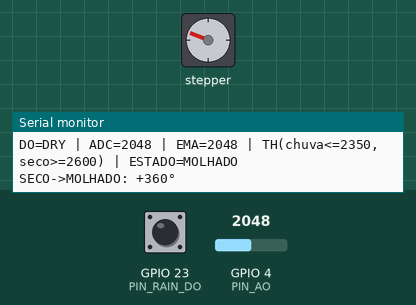
A sketch run on a simulated ESP32. Parts: stepper motor, the last lines printed to the serial monitor. Inputs (shaded band) come from the test bench; at power-on: GPIO 4 (PIN_AO) = 2048, GPIO 23 (PIN_RAIN_DO) HIGH (analog values on the 0–4095 scale). Stepper angles assume 2048 steps per turn.

Above: at 4.2 s.
4.3 s: GPIO 4 (PIN_AO) set to 2866
At 6.4 s:
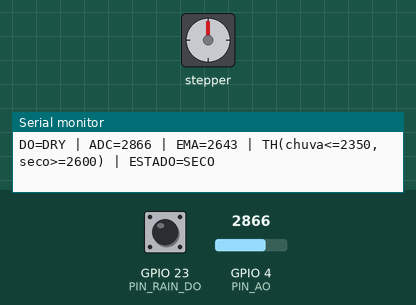
7.3 s: GPIO 23 (PIN_RAIN_DO) pulled LOW for 0.15 s
At 14.81 s:
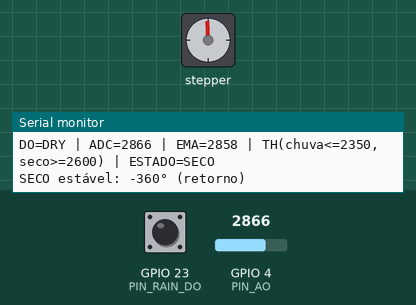
Timing chart, 0 to 16.4 s (numbered marks = the images above; inputs shaded):
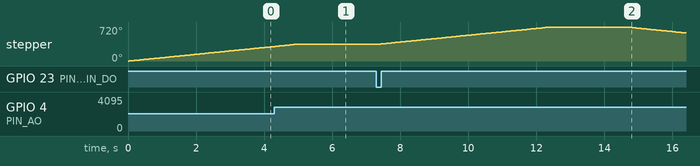

The sketch:

DetectorChuva.ino
```cpp
// ESP32 + Stepper (Arduino Stepper.h) + 28BYJ-48 (ULN2003) + Sensor de chuva (DO)
// Digo: DO->d23, IN1..IN4->d18,d19,d21,d22, (opcional) AO->d4 p/ debug analógico
// Comportamento: MOLHADO => +360° ; SECO estável => -360°

#include <Arduino.h>
#include <Stepper.h>

// ====== PINOS ======
#define PIN_RAIN_DO 23         // d23 - digital do sensor (LOW normalmente = molhado)
#define PIN_AO      4          // d4  - analógico (opcional, ADC2) — desative Wi-Fi

#define PIN_IN1 18             // d18
#define PIN_IN2 19             // d19
#define PIN_IN3 21             // d21
#define PIN_IN4 22             // d22

// ====== SENSOR ======
#define DO_INPUT_PULLUP 1      // 1=INPUT_PULLUP; 0=INPUT
#define DO_ACTIVE_LOW   1      // 1=molhado é LOW; 0=molhado é HIGH
const unsigned long DRY_STABLE_MS = 2000;

// ====== ANALÓGICO (opcional) ======
#define ENABLE_ANALOG_DEBUG 1  // 1=imprime ADC/EMA; 0=desliga
int LIMIAR_CHUVA = 2350;       // abaixo => molhado
int LIMIAR_SECO  = 2600;       // acima  => seco
const float ALFA_EMA = 0.15f;
float ema = 0.0f;

// ====== STEPPER ======
// 28BYJ-48: normalmente 2048 passos/volta em PASSO-CHEIO.
// Se o seu for 4096 (meia-etapa), troque para 4096.
const int STEPS_PER_REV = 2048;
Stepper myStepper(STEPS_PER_REV, PIN_IN1, PIN_IN3, PIN_IN2, PIN_IN4);
//                   ^^^^^^^^^^^  ordem recomendada p/ 28BYJ-48 (IN1,IN3,IN2,IN4)
int STEP_SPEED_RPM = 12;        // ajuste velocidade (8–15 é ok)

// ====== ESTADO ======
bool wetState = false;          // estado atual "oficial"
bool spunCW   = false;          // já girou +360° após molhar?
unsigned long drySince = 0;

int lerADCmedia(uint8_t n){
  uint32_t s=0; for(uint8_t i=0;i<n;i++){ s += analogRead(PIN_AO); delay(2); } return s/n;
}
bool DO_wet(){
  int v = digitalRead(PIN_RAIN_DO);
  return DO_ACTIVE_LOW ? (v==LOW) : (v==HIGH);
}
bool analogWet(bool last){
  if (!ENABLE_ANALOG_DEBUG) return last;
  if (ema <= LIMIAR_CHUVA) return true;
  if (ema >= LIMIAR_SECO)  return false;
  return last; // zona morta -> histerese
}

void setup(){
  Serial.begin(115200);

  if (DO_INPUT_PULLUP) pinMode(PIN_RAIN_DO, INPUT_PULLUP);
  else                 pinMode(PIN_RAIN_DO, INPUT);

  if (ENABLE_ANALOG_DEBUG) {
    analogReadResolution(12);
    analogSetPinAttenuation(PIN_AO, ADC_11db);
    ema = (float) lerADCmedia(8);
  }

  myStepper.setSpeed(STEP_SPEED_RPM);

  Serial.println("\n=== ESP32 + Stepper.h + Rain DO ===");
  Serial.printf("STEPS_PER_REV=%d, RPM=%d\n", STEPS_PER_REV, STEP_SPEED_RPM);
  Serial.printf("DO_ACTIVE_LOW=%d, PULLUP=%d\n", DO_ACTIVE_LOW, DO_INPUT_PULLUP);
  if (ENABLE_ANALOG_DEBUG)
    Serial.printf("ADC TH: chuva<=%d  seco>=%d\n", LIMIAR_CHUVA, LIMIAR_SECO);
}

void loop(){
  // ---- Leitura do sensor ----
  bool wetByDO = DO_wet();
  if (ENABLE_ANALOG_DEBUG) {
    int bruto = lerADCmedia(4);
    ema = ALFA_EMA * bruto + (1.0f - ALFA_EMA) * ema;

    Serial.print("DO="); Serial.print(wetByDO ? "WET" : "DRY");
    Serial.print(" | ADC="); Serial.print(bruto);
    Serial.print(" | EMA="); Serial.print((int)ema);
    Serial.print(" | TH(chuva<="); Serial.print(LIMIAR_CHUVA);
    Serial.print(", seco>="); Serial.print(LIMIAR_SECO);
    Serial.print(") | ");

    // decisão combinada: DO tem prioridade; se não molhado pelo DO, usa analógico
    bool wetByAnalog = analogWet(wetState);
    wetState = wetByDO ? true : wetByAnalog;

    Serial.print("ESTADO="); Serial.println(wetState ? "MOLHADO" : "SECO");
  } else {
    wetState = wetByDO;
  }

  // ---- Ações no motor ----
  // Transição SECO->MOLHADO: +360°
  static bool lastWet = false;
  if (!lastWet && wetState) {
    Serial.println("SECO->MOLHADO: +360°");
    myStepper.step(STEPS_PER_REV);   // sentido + (ajuste se girar ao contrário)
    spunCW = true;
    drySince = 0;
  }

  // SECO estável: −360° (se já girou)
  if (!wetState) {
    if (drySince == 0) drySince = millis();
    if ((millis() - drySince) >= DRY_STABLE_MS && spunCW) {
      Serial.println("SECO estável: -360° (retorno)");
      myStepper.step(-STEPS_PER_REV); // sentido contrário
      spunCW = false;
    }
  } else {
    drySince = 0;
  }

  lastWet = wetState;
  delay(150);
}
```
